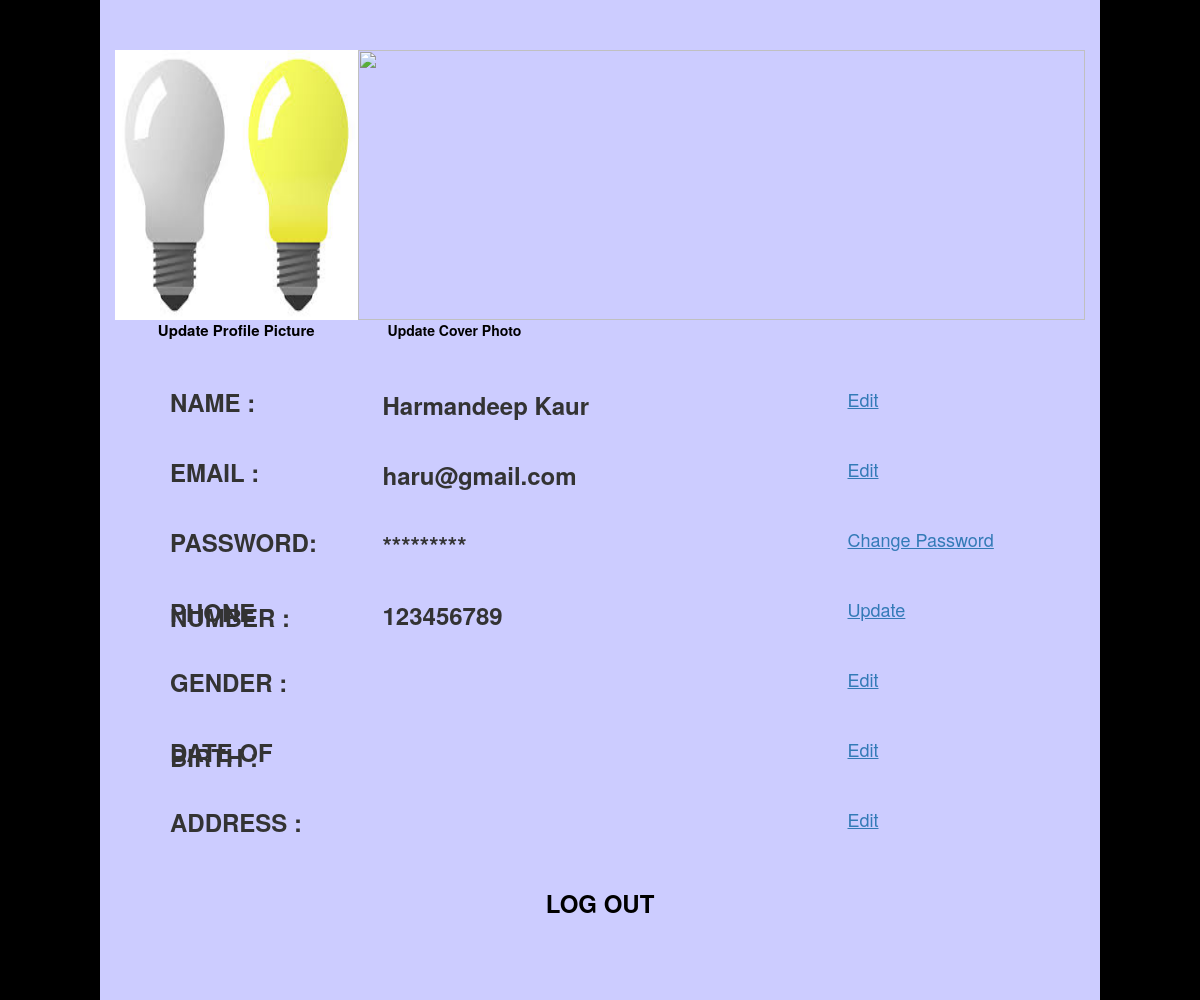
Screenshot of /profilepage.php (signed in) with the database file from the repository.
### tables this page shows
CREATE TABLE `reg` (
  `id` int(50) NOT NULL,
  `username` varchar(50) NOT NULL,
  `email` varchar(50) NOT NULL,
  `alt_email` varchar(50) NOT NULL,
  `phone_number` varchar(50) NOT NULL,
  `alt_phone` varchar(50) NOT NULL,
  `gender` varchar(50) NOT NULL,
  `date_of_birth` varchar(50) NOT NULL,
  `address` varchar(50) NOT NULL,
  `alt_address` varchar(50) NOT NULL,
  `password` varchar(50) NOT NULL,
  `image` varchar(50) NOT NULL,
  `coverimage` varchar(50) NOT NULL
);

### profilepage.php (the view, shortened to what this page needs)
<?php
$id=$_SESSION['h'];
$c=mysqli_connect('localhost','root','','register');
$q="SELECT * FROM reg WHERE id='$id'";
$r=mysqli_query($c,$q);
$s=mysqli_fetch_array($r);
$name=$s['username'];
$phone=$s['phone_number'];
$email1=$s['email'];
$img=$s['image'];
$cvrimg=$s['coverimage'];
?>
<!DOCTYPE html PUBLIC "-//W3C//DTD XHTML 1.0 Transitional//EN" "http://www.w3.org/TR/xhtml1/DTD/xhtml1-transitional.dtd">
<html xmlns="http://www.w3.org/1999/xhtml">
<head>
<link href="Bootstrap/bootstrap-3.3.7-dist/bootstrap-3.3.7-dist/css/bootstrap.css" rel="stylesheet" type="text/css" />
</head>
<body>
<div class="container-fluid" >
<div class="row">
<div class="col-lg-1" style="border:solid hidden; height:1000px; background-color:black"></div>
<div class="col-lg-10" style="border:1px solid hidden ; height:1000px; padding-top:50px; background-color:#CCF">
<div class="col-lg-3" style="border:1px solid hidden; height: 300px">
<a href="image.php" style="color:black">
<div class="row" style="border:1px solid hidden ; height:270px ">
<img src="upload/<?php echo $img ?>" width="100%" height="100%"  />
</div>
<div class="row" style="border: 1px solid hidden  ; height:30px">
<p style="text-align:center; font-size:15px">
<b> Update Profile Picture</b>
</p>
</div>
</a>
</div>
<div class="col-lg-9" style="border:solid hidden; height: 300px">
<a href="coverimage.php" style="color:black">
<div class="row" style="border: 1px solid hidden ; height:270px">
<img src="uploadcover/<?php echo $cvrimg; ?>" width="100%" height="100%" />
</div>
<div class="row" style="border: 1px solid  hidden; height:30px">
<p style="text-align:left; padding-left:30px">
<b>Update Cover Photo</b>
</p>
</div>
</a>
</div>
<div class="row" style="padding:20px">
<div class="col-lg-12" style="border:solid hidden ; height:600px; padding:30px">
<div class="row" style="border:solid hidden; height:50px">
<div class="col-lg-3" style="border:solid hidden; height:50px">
<h3 style="padding-left:20px; line-height:5px"><b> NAME : </b></h3>
</div>
<div class="col-lg-6" style="border:solid hidden ; height:50px">
<h3 style="text-align:left; text-transform:capitalize; line-height:10px"><b><?php echo $name; ?></b></h3>
</div>
<div class="col-lg-3" style="border:solid hidden; height:50px">
<p><a href="UpdateName.php" style="text-decoration:underline"><h4>Edit </h4></a></p>
</div>
</div>
<br />
<div class="row" style="border:solid hidden; height:50px">
<div class="col-lg-3" style="border:solid hidden; height:50px">
<h3 style="padding-left:20px; line-height:5px"><b> EMAIL : </b></h3>
</div>
<div class="col-lg-6" style="border:solid hidden ; height:50px">
<h3 style="text-align:left;  line-height:10px"><b><?php echo $email1; ?></b></h3>
</div>
<div class="col-lg-3" style="border:solid hidden; height:50px">
<p><a href="ChangeEmail.php" style="text-decoration:underline"><h4>Edit </h4></a></p>
</div>
</div>
<br />
<div class="row" style="border:solid hidden; height:50px">
<div class="col-lg-3" style="border:solid hidden; height:50px">
<h3 style="padding-left:20px; line-height:5px"><b>PASSWORD: </b></h3>
</div>
<div class="col-lg-6" style="border:solid hidden ; height:50px">
<h3 style="text-align:left; text-transform:capitalize; line-height:10px"><b><?php echo "*********"; ?></b></h3>
</div>
<div class="col-lg-3" style="border:solid  hidden; height:50px">
<p><a href="changepassword.php" style="text-decoration:underline"><h4>Change Password </h4></a></p>
</div>
</div>
<br />
<div class="row" style="border:solid hidden; height:50px">
<div class="col-lg-3" style="border:solid hidden; height:50px">
<h3 style="padding-left:20px; line-height:5px"><b> PHONE NUMBER : </b></h3>
</div>
<div class="col-lg-6" style="border:solid  hidden; height:50px">
<h3 style="text-align:left; text-transform:capitalize; line-height:10px"><b><?php echo $phone; ?></b></h3>
</div>
<div class="col-lg-3" style="border:solid hidden; height:50px">
<p><a href="updatephone.php" style="text-decoration:underline"><h4>Update </h4></a></p>
</div>
</div>
<br />
<div class="row" style="border:solid hidden; height:50px">
<div class="col-lg-3" style="border:solid hidden; height:50px">
<h3 style="padding-left:20px; line-height:5px"><b> GENDER : </b></h3>
</div>
<div class="col-lg-6" style="border:solid hidden ; height:50px">
</div>
<div class="col-lg-3" style="border:solid hidden; height:50px">
<p><a href="updategender.php" style="text-decoration:underline"><h4>Edit </h4></a></p>
</div>
</div>
<br />
<div class="row" style="border:solid hidden; height:50px">
<div class="col-lg-3" style="border:solid hidden; height:50px">
<h3 style="padding-left:20px; line-height:5px"><b> DATE OF BIRTH : </b></h3>
</div>
<div class="col-lg-6" style="border:solid hidden ; height:50px">
</div>
<div class="col-lg-3" style="border:solid hidden; height:50px">
<p><a href="updateDOB.php" style="text-decoration:underline"><h4>Edit </h4></a></p>
</div>
</div>
<br />
<div class="row" style="border:solid hidden; height:50px">
<div class="col-lg-3" style="border:solid hidden; height:50px">
<h3 style="padding-left:20px; line-height:5px"><b> ADDRESS : </b></h3>
</div>
<div class="col-lg-6" style="border:solid hidden ; height:50px">
</div>
<div class="col-lg-3" style="border:solid hidden; height:50px">
<p><a href="updateAddress.php" style="text-decoration:underline"><h4>Edit </h4></a></p>
</div>
</div>
<br />
<p style="text-align:center"><a href="logout.php" name="lout" style="color:black"   </a><h3 style="text-align:center"><b>LOG OUT</b></h3></p>
</div>
</div>
</div>
<div class="col-lg-1" style="border:solid hidden; height:1000px; background-color:black"></div>
</div>
</div>
</body>
</html>

### rows the page displays
reg: image (picture), username "Harmandeep Kaur", email "haru@gmail.com", phone_number "123456789"
